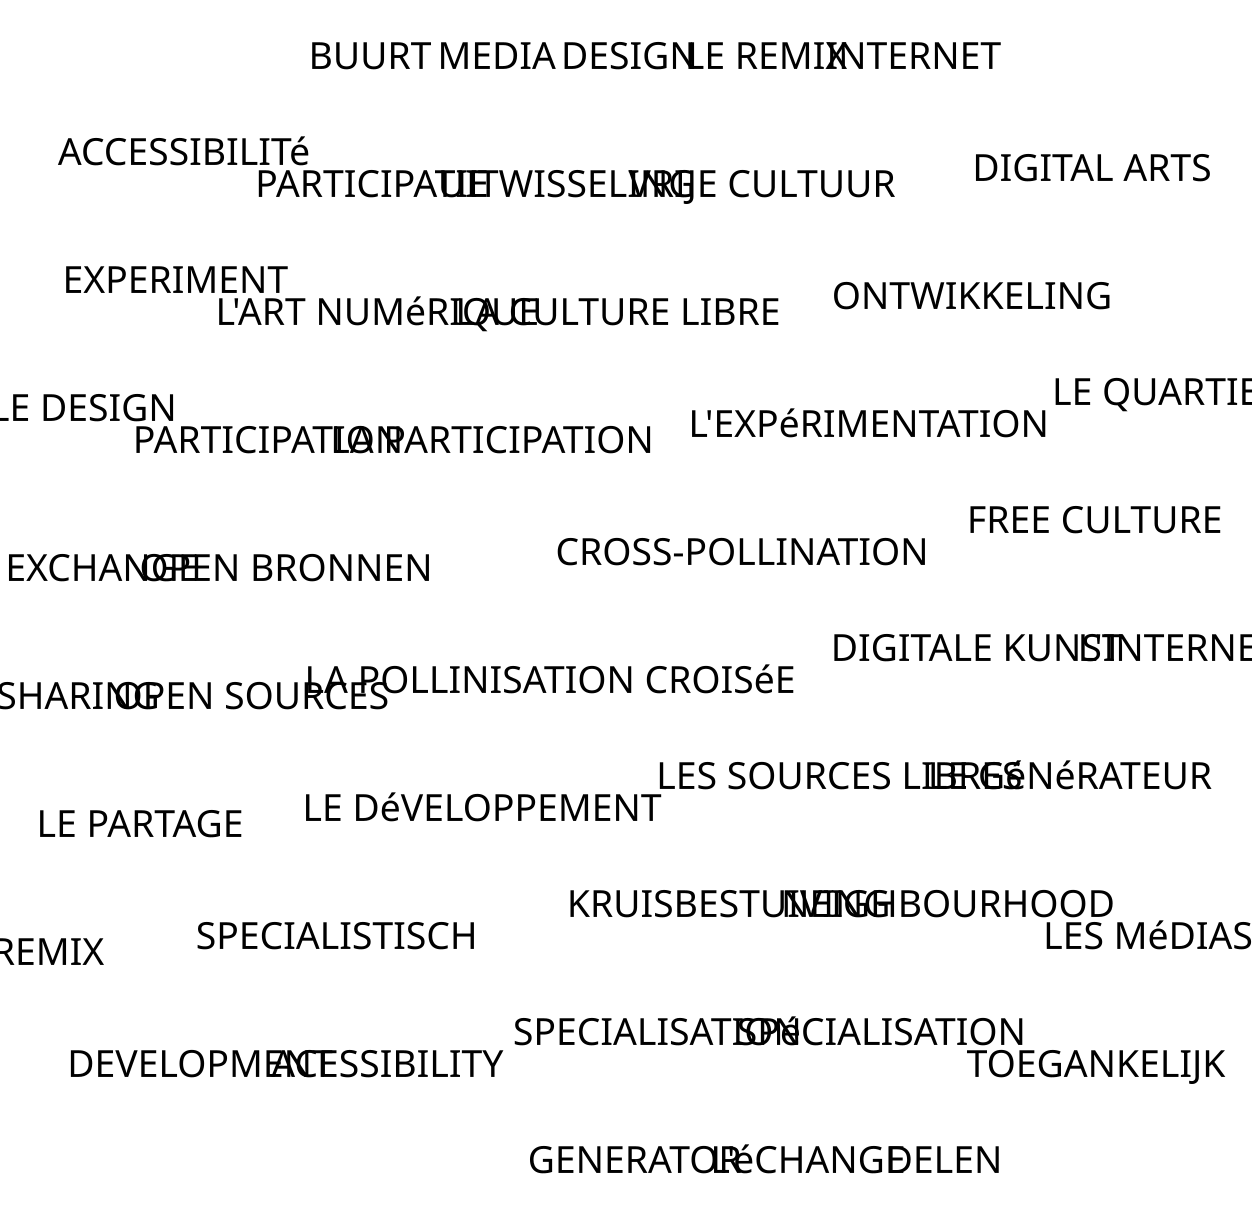

Source code (Python):
# -*- coding: utf-8 -*-

words = {
'dutch' : ["Vrije cultuur", "Uitwisseling", "Delen", "Internet", "Digitale kunst", "Participatie", "Remix", "Ontwikkeling", "Design", "Media", "Buurt", "Toegankelijk", "Specialistisch", "Kruisbestuiving", "Open bronnen", "Experiment", "Generator"],
'english' : ["Free Culture", "Exchange", "Sharing", "Internet", "Digital Arts", "Participation", "Remix", "Development", "Design", "Media", "Neighbourhood", "Acessibility", "Specialisation", "Cross-Pollination", "Open sources", "Experiment", "Generator"],
'french' : ["La culture libre", "l'échange", "le partage", "l'internet", "l'art numérique", "la participation", "le remix", "le développement", "le design", "les médias", "le quartier", "accessibilité", "spécialisation", "la pollinisation croisée", "les sources libres", "l'expérimentation", "le générateur"]
}

"""
for i in range(17):
    print words['dutch'][i], words['english'][i], words['french'][i]
"""

import pygraphviz as pgv
G=pgv.AGraph()

allwords = words['dutch'] + words['english'] + words['french']
for word in allwords:
    G.add_node(word.upper())

G.node_attr.update(fontname= "League Gothic Extended", fontsize="28", height="1", shape="none")
G.layout()
G.draw('gallait_words.svg')
